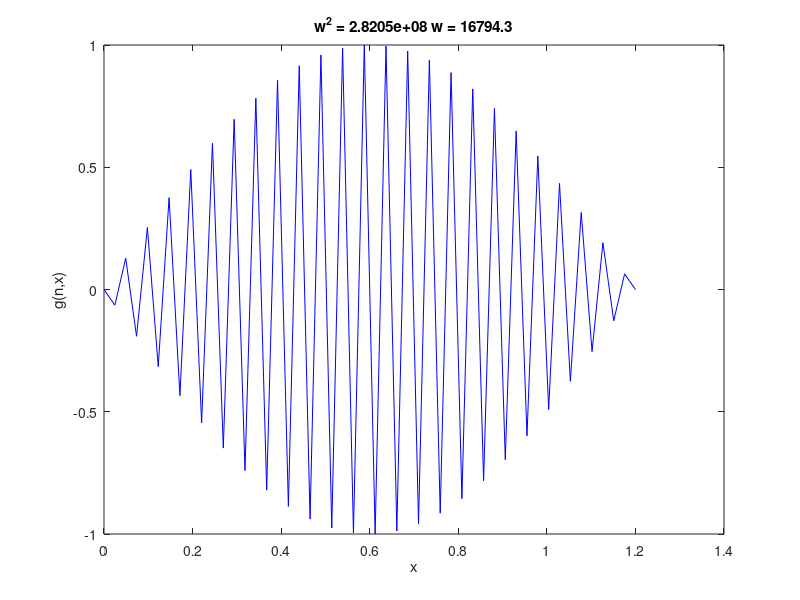

This chart was generated by the following MATLAB code:
clear; close all; clc;

mu = 0.003;
T = 127;
L = 1.2;
omega = 400;

n = 50;
xmin = 0; xmax = L;
h = (xmax - xmin) / (n - 1);
x = xmin: h: xmax;
x = x';


A = zeros(n, n);  % Preallocate memory for A
A(1, 1) = 1;  % Set first row of A
A(n, n) = 1;  % Set last row of A

for jrow = 2: n - 1  % fill in all other rows of A
    A(jrow, jrow - 1: jrow + 1) = [1 / (h ^ 2),  - 2 / (h ^ 2), 1 / (h ^ 2)];
end

B = eye(n);
B(1, 1) = 0;
B(n, n) = 0;

[V,D]=eig(A,B); % find the eigenvectors and eigenvalues
w2raw=-(T/mu)*diag(D);  % convert lambda to omega^2
[w2,k]=sort(w2raw);  % sort omega^2 into ascending along with a
                     % sort key k(n) that remembers where each
                     % omega^2 came from so we can plot the proper
                     % eigenvector in V
for n=1:n  % run through the sorted list and plot each eigenvector
   % load the plot title into t
   t=sprintf(' w^2 = %g w = %g ',w2(n),sqrt(abs(w2(n))) );
   gn=V(:,k(n)); % extract the eigenvector
   plot(x,gn,'b-');  % plot the eigenvector that goes with omega^2
   title(t);xlabel('x');ylabel('g(n,x)');  % label the graph
   pause
end

